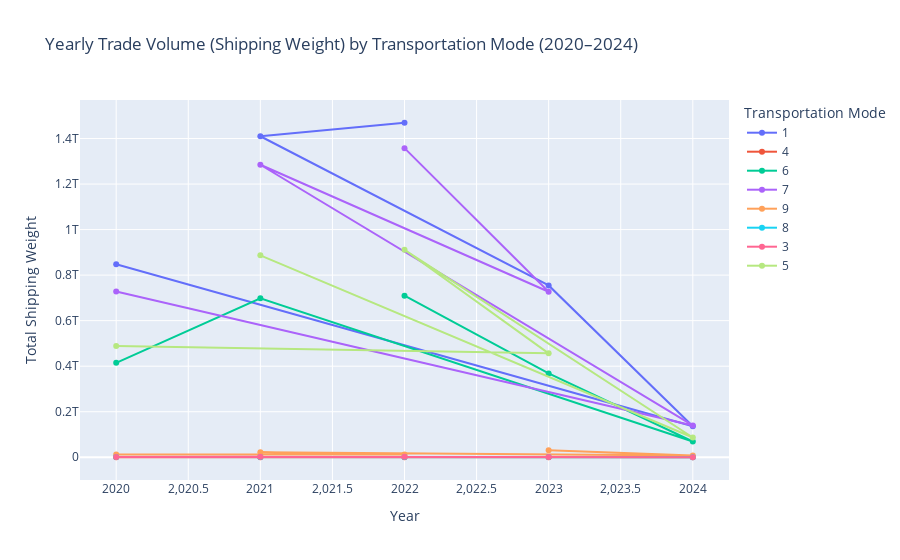
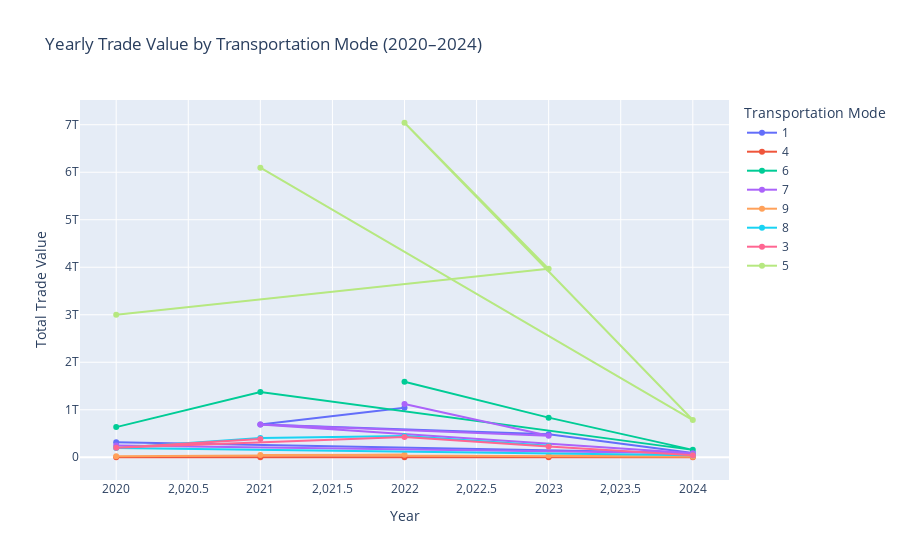

Notebook code cell kept with these figures, in order:
### Code cell
fig_weight = px.line(
    yearly_mode_summary,
    x="YEAR",
    y="SHIPWT",
    color="DISAGMOT",
    title="Yearly Trade Volume (Shipping Weight) by Transportation Mode (2020–2024)",
    markers=True,
    labels={"SHIPWT": "Total Shipping Weight", "YEAR": "Year", "DISAGMOT": "Transportation Mode"}
)
fig_weight.show()

fig_value = px.line(
    yearly_mode_summary,
    x="YEAR",
    y="VALUE",
    color="DISAGMOT",
    title="Yearly Trade Value by Transportation Mode (2020–2024)",
    markers=True,
    labels={"VALUE": "Total Trade Value", "YEAR": "Year", "DISAGMOT": "Transportation Mode"}
)
fig_value.show()

### Figure 1 — Plotly figure (JSON) as saved in the notebook; plotly's stock layout.template omitted (floating-point values rounded to 4 significant figures)
{"data": [{"hovertemplate": "Transportation Mode=1<br>Year=%{x}<br>Total Shipping Weight=%{y}<extra></extra>", "legendgroup": "1", "line": {"color": "#636efa", "dash": "solid"}, "marker": {"symbol": "circle"}, "mode": "markers+lines", "name": "1", "orientation": "v", "showlegend": true, "type": "scatter", "x": [2022, 2021, 2023, 2024, 2020], "xaxis": "x", "y": [1469294702014, 1409961971291, 754694762448, 135865265557, 847907272409], "yaxis": "y"}, {"hovertemplate": "Transportation Mode=4<br>Year=%{x}<br>Total Shipping Weight=%{y}<extra></extra>", "legendgroup": "4", "line": {"color": "#EF553B", "dash": "solid"}, "marker": {"symbol": "circle"}, "mode": "markers+lines", "name": "4", "orientation": "v", "showlegend": true, "type": "scatter", "x": [2022, 2024, 2020, 2023, 2021], "xaxis": "x", "y": [12759, 160, 246, 471, 332], "yaxis": "y"}, {"hovertemplate": "Transportation Mode=6<br>Year=%{x}<br>Total Shipping Weight=%{y}<extra></extra>", "legendgroup": "6", "line": {"color": "#00cc96", "dash": "solid"}, "marker": {"symbol": "circle"}, "mode": "markers+lines", "name": "6", "orientation": "v", "showlegend": true, "type": "scatter", "x": [2022, 2023, 2024, 2021, 2020], "xaxis": "x", "y": [709685614054, 367994858597, 69091861785, 698181116511, 414826571846], "yaxis": "y"}, {"hovertemplate": "Transportation Mode=7<br>Year=%{x}<br>Total Shipping Weight=%{y}<extra></extra>", "legendgroup": "7", "line": {"color": "#ab63fa", "dash": "solid"}, "marker": {"symbol": "circle"}, "mode": "markers+lines", "name": "7", "orientation": "v", "showlegend": true, "type": "scatter", "x": [2022, 2023, 2021, 2024, 2020], "xaxis": "x", "y": [1357785192288, 726865376618, 1284822258084, 139876704796, 728462275796], "yaxis": "y"}, {"hovertemplate": "Transportation Mode=9<br>Year=%{x}<br>Total Shipping Weight=%{y}<extra></extra>", "legendgroup": "9", "line": {"color": "#FFA15A", "dash": "solid"}, "marker": {"symbol": "circle"}, "mode": "markers+lines", "name": "9", "orientation": "v", "showlegend": true, "type": "scatter", "x": [2023, 2024, 2021, 2022, 2020], "xaxis": "x", "y": [30398411077, 7652502090, 21765767541, 11608434619, 12403912620], "yaxis": "y"}, {"hovertemplate": "Transportation Mode=8<br>Year=%{x}<br>Total Shipping Weight=%{y}<extra></extra>", "legendgroup": "8", "line": {"color": "#19d3f3", "dash": "solid"}, "marker": {"symbol": "circle"}, "mode": "markers+lines", "name": "8", "orientation": "v", "showlegend": true, "type": "scatter", "x": [2024, 2020, 2021, 2022, 2023], "xaxis": "x", "y": [219961637, 1271602044, 1628394738, 1420377241, 1123272817], "yaxis": "y"}, {"hovertemplate": "Transportation Mode=3<br>Year=%{x}<br>Total Shipping Weight=%{y}<extra></extra>", "legendgroup": "3", "line": {"color": "#FF6692", "dash": "solid"}, "marker": {"symbol": "circle"}, "mode": "markers+lines", "name": "3", "orientation": "v", "showlegend": true, "type": "scatter", "x": [2021, 2020, 2022, 2023, 2024], "xaxis": "x", "y": [2363082520, 1391742839, 2603826212, 1405659934, 243791673], "yaxis": "y"}, {"hovertemplate": "Transportation Mode=5<br>Year=%{x}<br>Total Shipping Weight=%{y}<extra></extra>", "legendgroup": "5", "line": {"color": "#B6E880", "dash": "solid"}, "marker": {"symbol": "circle"}, "mode": "markers+lines", "name": "5", "orientation": "v", "showlegend": true, "type": "scatter", "x": [2021, 2024, 2022, 2023, 2020], "xaxis": "x", "y": [886859423783, 86676414336, 911279740838, 456525202420, 488795678811], "yaxis": "y"}], "layout": {"legend": {"title": {"text": "Transportation Mode"}, "tracegroupgap": 0}, "title": {"text": "Yearly Trade Volume (Shipping Weight) by Transportation Mode (2020–2024)"}, "xaxis": {"anchor": "y", "domain": [0, 1], "title": {"text": "Year"}}, "yaxis": {"anchor": "x", "domain": [0, 1], "title": {"text": "Total Shipping Weight"}}}}

### Figure 2 — Plotly figure (JSON) as saved in the notebook; plotly's stock layout.template omitted (floating-point values rounded to 4 significant figures)
{"data": [{"hovertemplate": "Transportation Mode=1<br>Year=%{x}<br>Total Trade Value=%{y}<extra></extra>", "legendgroup": "1", "line": {"color": "#636efa", "dash": "solid"}, "marker": {"symbol": "circle"}, "mode": "markers+lines", "name": "1", "orientation": "v", "showlegend": true, "type": "scatter", "x": [2022, 2021, 2023, 2024, 2020], "xaxis": "x", "y": [1042894601287, 690491863618, 484349920647, 90622787919, 315763364584], "yaxis": "y"}, {"hovertemplate": "Transportation Mode=4<br>Year=%{x}<br>Total Trade Value=%{y}<extra></extra>", "legendgroup": "4", "line": {"color": "#EF553B", "dash": "solid"}, "marker": {"symbol": "circle"}, "mode": "markers+lines", "name": "4", "orientation": "v", "showlegend": true, "type": "scatter", "x": [2022, 2024, 2020, 2023, 2021], "xaxis": "x", "y": [207048138, 19182319, 122097410, 121125992, 186340133], "yaxis": "y"}, {"hovertemplate": "Transportation Mode=6<br>Year=%{x}<br>Total Trade Value=%{y}<extra></extra>", "legendgroup": "6", "line": {"color": "#00cc96", "dash": "solid"}, "marker": {"symbol": "circle"}, "mode": "markers+lines", "name": "6", "orientation": "v", "showlegend": true, "type": "scatter", "x": [2022, 2023, 2024, 2021, 2020], "xaxis": "x", "y": [1588049937722, 833995095779, 155406228118, 1373094221559, 634363168662], "yaxis": "y"}, {"hovertemplate": "Transportation Mode=7<br>Year=%{x}<br>Total Trade Value=%{y}<extra></extra>", "legendgroup": "7", "line": {"color": "#ab63fa", "dash": "solid"}, "marker": {"symbol": "circle"}, "mode": "markers+lines", "name": "7", "orientation": "v", "showlegend": true, "type": "scatter", "x": [2022, 2023, 2021, 2024, 2020], "xaxis": "x", "y": [1121526551977, 452494764214, 691336172945, 81807543575, 245897897872], "yaxis": "y"}, {"hovertemplate": "Transportation Mode=9<br>Year=%{x}<br>Total Trade Value=%{y}<extra></extra>", "legendgroup": "9", "line": {"color": "#FFA15A", "dash": "solid"}, "marker": {"symbol": "circle"}, "mode": "markers+lines", "name": "9", "orientation": "v", "showlegend": true, "type": "scatter", "x": [2023, 2024, 2021, 2022, 2020], "xaxis": "x", "y": [38452854003, 8360799072, 47252557227, 50778411290, 22776253439], "yaxis": "y"}, {"hovertemplate": "Transportation Mode=8<br>Year=%{x}<br>Total Trade Value=%{y}<extra></extra>", "legendgroup": "8", "line": {"color": "#19d3f3", "dash": "solid"}, "marker": {"symbol": "circle"}, "mode": "markers+lines", "name": "8", "orientation": "v", "showlegend": true, "type": "scatter", "x": [2024, 2020, 2021, 2022, 2023], "xaxis": "x", "y": [44389442869, 197307260627, 404066238704, 447573977548, 240222593329], "yaxis": "y"}, {"hovertemplate": "Transportation Mode=3<br>Year=%{x}<br>Total Trade Value=%{y}<extra></extra>", "legendgroup": "3", "line": {"color": "#FF6692", "dash": "solid"}, "marker": {"symbol": "circle"}, "mode": "markers+lines", "name": "3", "orientation": "v", "showlegend": true, "type": "scatter", "x": [2021, 2020, 2022, 2023, 2024], "xaxis": "x", "y": [381762647730, 201657378029, 427976494330, 225631232712, 41095034896], "yaxis": "y"}, {"hovertemplate": "Transportation Mode=5<br>Year=%{x}<br>Total Trade Value=%{y}<extra></extra>", "legendgroup": "5", "line": {"color": "#B6E880", "dash": "solid"}, "marker": {"symbol": "circle"}, "mode": "markers+lines", "name": "5", "orientation": "v", "showlegend": true, "type": "scatter", "x": [2021, 2024, 2022, 2023, 2020], "xaxis": "x", "y": [6095906196376, 783233175428, 7041899936734, 3966372561399, 2997602134848], "yaxis": "y"}], "layout": {"legend": {"title": {"text": "Transportation Mode"}, "tracegroupgap": 0}, "title": {"text": "Yearly Trade Value by Transportation Mode (2020–2024)"}, "xaxis": {"anchor": "y", "domain": [0, 1], "title": {"text": "Year"}}, "yaxis": {"anchor": "x", "domain": [0, 1], "title": {"text": "Total Trade Value"}}}}
